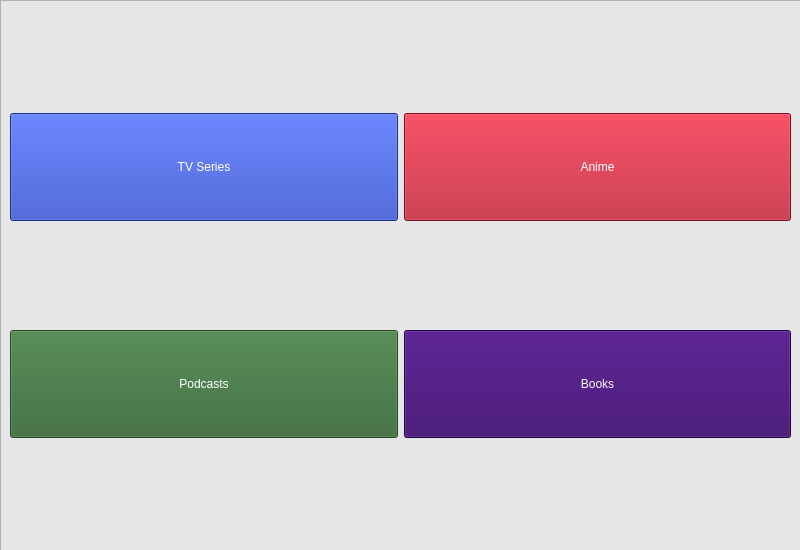
<?xml version="1.0" encoding="UTF-8"?>
<ui version="4.0">
 <class>PageAccueilContent</class>
 <widget class="QWidget" name="PageAccueilContent">
  <property name="geometry">
   <rect>
    <x>0</x>
    <y>0</y>
    <width>800</width>
    <height>550</height>
   </rect>
  </property>
  <property name="minimumSize">
   <size>
    <width>800</width>
    <height>550</height>
   </size>
  </property>
  <property name="maximumSize">
   <size>
    <width>800</width>
    <height>550</height>
   </size>
  </property>
  <property name="windowTitle">
   <string>Form</string>
  </property>
  <widget class="QFrame" name="frameContents">
   <property name="geometry">
    <rect>
     <x>0</x>
     <y>0</y>
     <width>801</width>
     <height>551</height>
    </rect>
   </property>
   <property name="styleSheet">
    <string notr="true">background-color : #e6e6e6;
color : white;
font: 75 20pt &quot;Calibri&quot;;</string>
   </property>
   <property name="frameShape">
    <enum>QFrame::StyledPanel</enum>
   </property>
   <property name="frameShadow">
    <enum>QFrame::Raised</enum>
   </property>
   <layout class="QGridLayout" name="gridLayout">
    <item row="1" column="1">
     <widget class="QPushButton" name="Podcasts">
      <property name="styleSheet">
       <string notr="true">height : 100%; background-color : #336633;</string>
      </property>
      <property name="text">
       <string>Podcasts</string>
      </property>
     </widget>
    </item>
    <item row="0" column="1">
     <widget class="QPushButton" name="Series">
      <property name="styleSheet">
       <string notr="true">height : 100%; background-color : #233dbc;</string>
      </property>
      <property name="text">
       <string>TV Series</string>
      </property>
     </widget>
    </item>
    <item row="1" column="2">
     <widget class="QPushButton" name="Books">
      <property name="styleSheet">
       <string notr="true">height : 100%; background-color : #330066</string>
      </property>
      <property name="text">
       <string>Books</string>
      </property>
     </widget>
    </item>
    <item row="0" column="2">
     <widget class="QPushButton" name="Anime">
      <property name="styleSheet">
       <string notr="true">height : 100%; background-color : #b21328;</string>
      </property>
      <property name="text">
       <string>Anime</string>
      </property>
     </widget>
    </item>
   </layout>
  </widget>
 </widget>
 <resources/>
 <connections/>
</ui>
